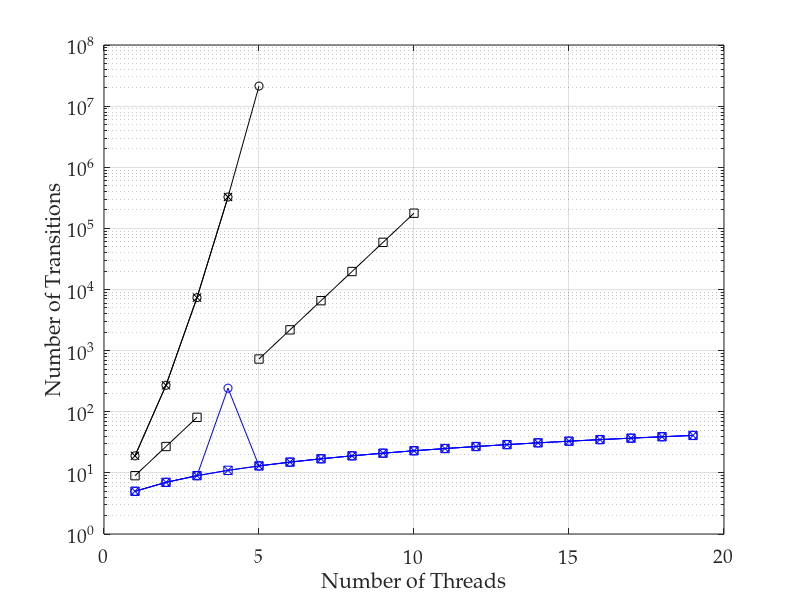

Here is the MATLAB script that generated this plot: (Note: this script raises an error after producing the figure.)
%% importing data
transitions = dlmread('indep_trans_2.csv', ',', 1, 0);
% convert 0 values to NaNs, as these don't plot
transitions(transitions==0)=nan;
threads = [1:19];

%% plotting lines

semilogy(threads, transitions(:, 1), 'ko-')
hold on
semilogy(threads, transitions(:, 2), 'kx-')
semilogy(threads, transitions(:, 3), 'ks-')
semilogy(threads, transitions(:, 4), 'bo-')
semilogy(threads, transitions(:, 5), 'bx-')
semilogy(threads, transitions(:, 6), 'bs-')
hold off
grid on

%% adding axis labels
ax = gca;
set(ax, 'FontName', 'Palatino Linotype', 'FontSize', 14);
xlabel('Number of Threads');
ylabel('Number of Transitions');
axis([0 20 1 100000000])
ax.YTick = [1 100 10000 1000000 100000000];

%% output pdf file
h = figure(1);
h.Units = 'centimeters'; % set figure position to cm
%h.Position(2) = [h.Position(2)-9]; % set figure position bevore resize
h.Position([3:4]) = [10,8]; % resize figure
Plot2LaTeX( h, 'indep_trans_fig2' )
